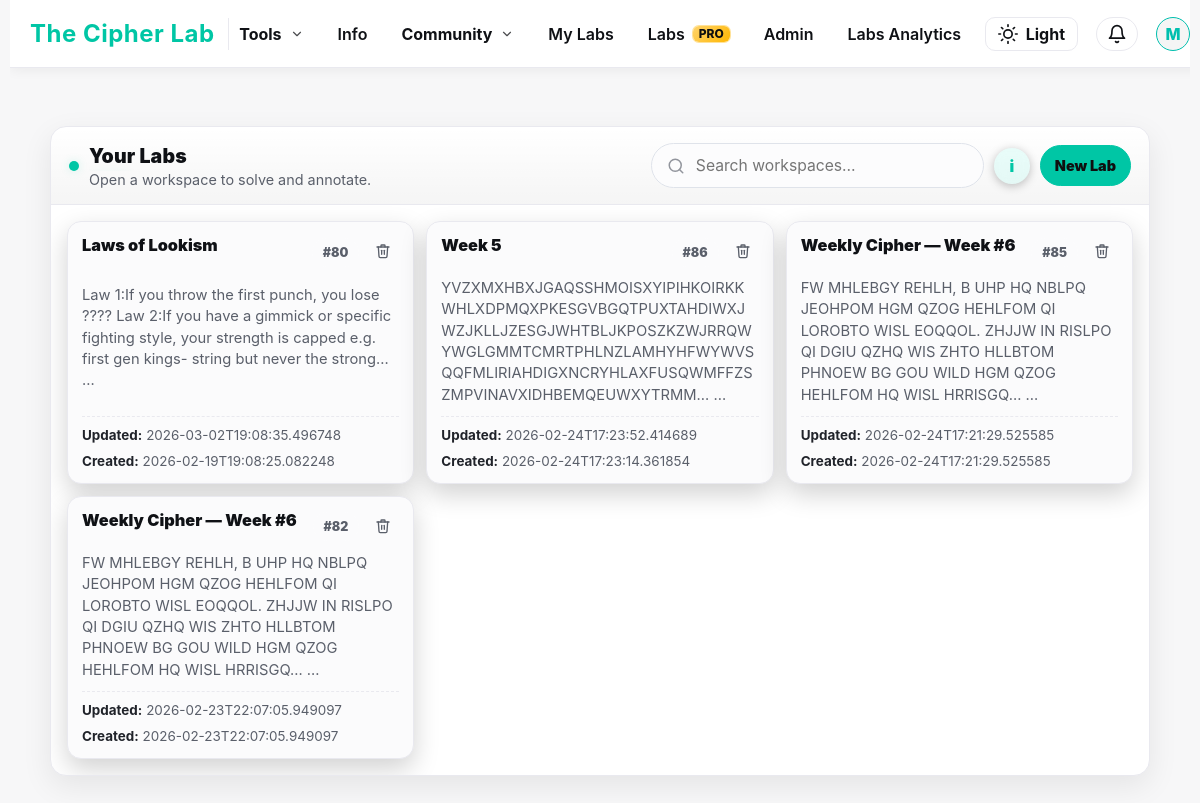
The app's page /workspaces (signed in), older data.
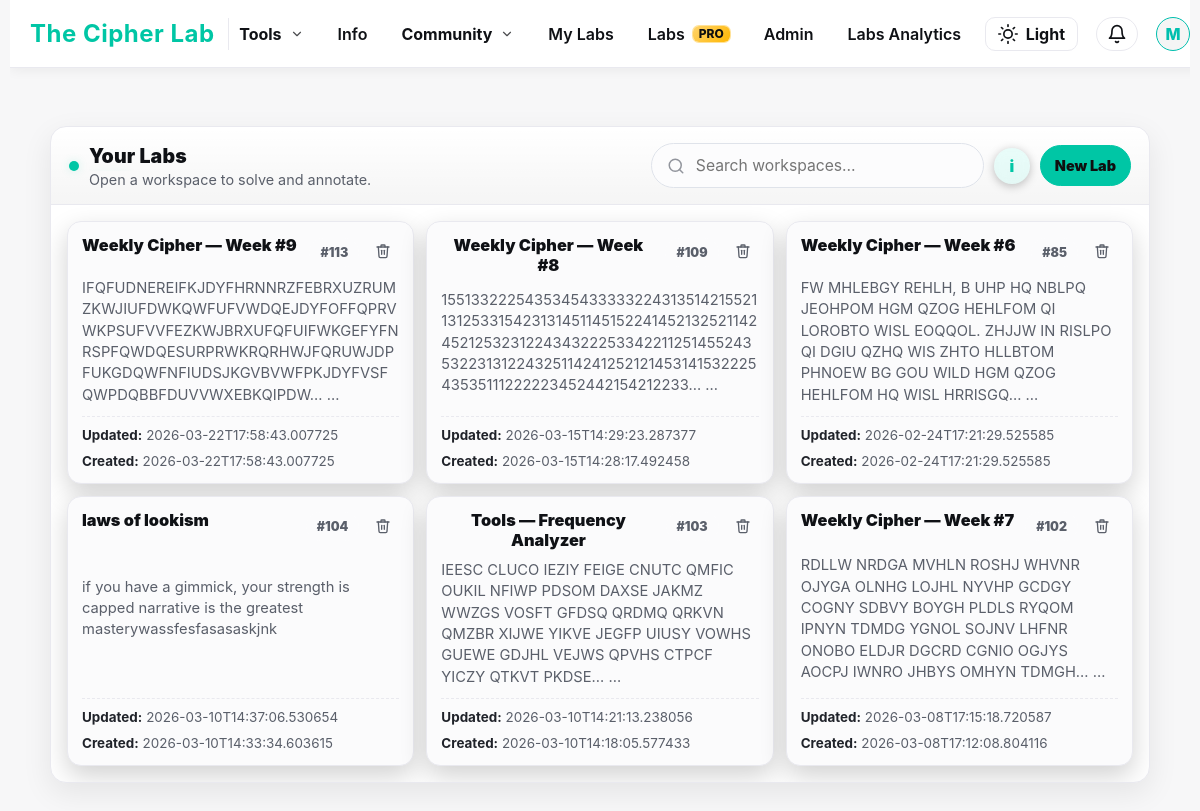
The same page, newer data.
### tables this page shows
CREATE TABLE users (
    id INTEGER PRIMARY KEY AUTOINCREMENT,
    username TEXT UNIQUE NOT NULL,
    email TEXT UNIQUE NOT NULL,
    password_hash TEXT NOT NULL,
    is_admin INTEGER NOT NULL DEFAULT 0,
    created_at TEXT NOT NULL,
    banned INTEGER DEFAULT 0
, has_posted INTEGER NOT NULL DEFAULT 0, labs_info_seen INTEGER NOT NULL DEFAULT 0, is_pro INTEGER DEFAULT 0, stripe_customer_id TEXT, pro_since TEXT, stripe_subscription_id TEXT, pro_until TEXT, pro_current_period_end TEXT, pro_cancel_at_period_end INTEGER NOT NULL DEFAULT 0, labs_tour_seen INTEGER NOT NULL DEFAULT 0, google_sub TEXT, avatar_url TEXT, auth_provider TEXT NOT NULL DEFAULT 'local', needs_password INTEGER NOT NULL DEFAULT 0, needs_username INTEGER NOT NULL DEFAULT 0);

CREATE TABLE workspaces (
  id INTEGER PRIMARY KEY AUTOINCREMENT,
  owner_id INTEGER NOT NULL,
  title TEXT NOT NULL DEFAULT 'Untitled Workspace',
  cipher_text TEXT NOT NULL DEFAULT '',
  notes TEXT NOT NULL DEFAULT '',
  cipher_image_filename TEXT,
  created_at TEXT NOT NULL DEFAULT CURRENT_TIMESTAMP,
  updated_at TEXT NOT NULL DEFAULT CURRENT_TIMESTAMP, order_index INTEGER NOT NULL DEFAULT 0, share_token TEXT, is_shared INTEGER NOT NULL DEFAULT 0, last_edited_by INTEGER,
  FOREIGN KEY(owner_id) REFERENCES users(id)
);

### app.py (the view, shortened to what this page needs)
@app.route("/workspaces", methods=["GET"], endpoint="workspace_list")
def workspace_list():
    user = current_user()
    conn = get_db()
    fresh_user = conn.execute(
        "SELECT * FROM users WHERE id=? LIMIT 1",
        (user["id"],)
    ).fetchone()
    viewer_is_pro = is_pro(fresh_user) if fresh_user else is_pro(user)
    rows = conn.execute("""
        SELECT
            w.id, w.title, w.cipher_text, w.notes, w.cipher_image_filename,
            w.created_at, w.updated_at,
            CASE WHEN w.owner_id=? THEN 1 ELSE 0 END AS is_owner
        FROM workspaces w
        WHERE w.owner_id=?
           OR EXISTS (
             SELECT 1 FROM workspace_collaborators wc
             WHERE wc.workspace_id=w.id AND wc.user_id=?
           )
        ORDER BY is_owner DESC, w.order_index ASC, datetime(w.updated_at) DESC
    """, (user["id"], user["id"], user["id"])).fetchall()
    conn.close()
    return render_template(
        "workspace_list.html",
        user=user,
        workspaces=[dict(r) for r in rows],
        viewer_is_pro=viewer_is_pro,
        free_max_labs=FREE_MAX_LABS,
    )

### templates/workspace_list.html (shortened to what this page needs)
<!DOCTYPE html>
<html lang="en" data-theme="dark">
<head>
  <link rel="stylesheet" href="{{ url_for('static', filename='style.css') }}">
</head>
<body>
  {% include 'base_nav.html' %}
  <main class="wl-shell">
    <section class="wl-card" aria-label="Workspaces list">
      <header class="wl-top">
        <div class="wl-titlewrap">
          <span class="wl-dot" aria-hidden="true"></span>
          <div style="min-width:0;">
            <h1 class="wl-title">Your Labs</h1>
            <div class="wl-sub">Open a workspace to solve and annotate.</div>
          </div>
        </div>
        <div class="wl-actions">
          <div class="search">
            <input id="ws-search" type="text" placeholder="Search workspaces…" autocomplete="off" />
          </div>
          <button
            class="info-btn {% if user and (not user.get('labs_info_seen')) %}pulse{% endif %}"
            id="info-open"
            type="button"
            aria-label="About Labs"
            data-user="{{ 1 if user else 0 }}"
            data-seen="{{ 1 if (user and user.get('labs_info_seen')) else 0 }}"
          >i</button>
          {% if user %}
            <a class="btn" href="{{ url_for('workspace_new') }}" id="new-lab-btn">New Lab</a>
          {% else %}
            <a class="btn" href="{{ url_for('login', next=request.path) }}">Log in to create a Lab</a>
          {% endif %}
        </div>
      </header>
      <div class="wl-body">
        {% if not user %}
          <div class="empty">
            <b>Labs are private.</b><br><br>
            Click the <b>i</b> button above to learn what Labs are.<br>
             <a class="personal" href="{{ url_for('login', next=request.path) }}">Log in</a> to create and manage your Labs.<br><br>
          </div>
        {% else %}
          {% if workspaces|length == 0 %}
            <div class="empty">
              No Lab yet.<br><br>
              <a class="btn" href="{{ url_for('workspace_new') }}" id="create-first-lab">Create your first Lab</a>
            </div>
          {% else %}
            <div class="grid" id="ws-grid">
              {% set ns = namespace(owned_seen=0) %}
              {% for w in workspaces %}
                {% set is_owner = (w.is_owner == 1) %}
                {% if is_owner %}{% set ns.owned_seen = ns.owned_seen + 1 %}{% endif %}
                {% set is_locked = (not viewer_is_pro) and is_owner and (ns.owned_seen > (free_max_labs or 3)) %}
                {% if is_locked %}
                  <div
                    class="ws-card locked"
                    draggable="false"
                    data-id="{{ w.id }}"
                    data-locked="1"
                    data-title="{{ (w.title or 'Untitled Workspace')|lower }}"
                    data-snippet="{{ ((w.cipher_text or w.notes or '')[:160])|lower }}"
                    title="Locked — upgrade to Labs Pro to unlock"
                    aria-disabled="true"
                  >
                {% else %}
                  <a
                    class="ws-card"
                    draggable="true"
                    data-id="{{ w.id }}"
                    href="{{ url_for('workspace_view', ws_id=w.id) }}"
                    data-title="{{ (w.title or 'Untitled Workspace')|lower }}"
                    data-snippet="{{ ((w.cipher_text or w.notes or '')[:160])|lower }}"
                  >
                {% endif %}
                  <div class="ws-head">
                    <h2 class="ws-name">{{ w.title or "Untitled Workspace" }}</h2>
                    <div style="display:flex;gap:8px;align-items:center;">
                      <span class="ws-chip">#{{ w.id }}</span>
                      <button
                        class="ws-delete"
                        data-id="{{ w.id }}"
                        type="button"
                        title="Delete workspace"
                        aria-label="Delete workspace"
                      >
                      </button>
                    </div>
                  </div>
                  <p class="ws-snippet">
                    {% set preview = (w.cipher_text or w.notes or "") %}
                    {{ preview | striptags | truncate(180, True, "…") }}
{% if preview|length > 180 %}…{% endif %}
                  </p>
                  <div class="ws-meta">
                    <div><b>Updated:</b> {{ w.updated_at or "—" }}</div>
                    <div><b>Created:</b> {{ w.created_at or "—" }}</div>
                  </div>
                {% if is_locked %}
                  </div>
                {% else %}
                  </a>
                {% endif %}
              {% endfor %}
            </div>
          {% endif %}
        {% endif %}
      </div>
    </section>
  </main>
</body>
</html>

### templates/base_nav.html (shortened to what this page needs)
<nav class="navbar">
  {% set setup_needed = setup_needed_global|default(false) %}
  <div class="nav-left">
    <a href="{{ url_for('index') }}" class="nav-logo">The Cipher Lab</a>
  </div>
  <ul class="nav-items" id="nav-menu">
    <li class="nav-dd" data-dd="tools">
      <button class="nav-dd-trigger" type="button" aria-expanded="false">
        Tools
        <span class="nav-dd-caret" aria-hidden="true">
          <svg viewBox="0 0 24 24" fill="none" stroke="currentColor" stroke-width="2"
               stroke-linecap="round" stroke-linejoin="round">
            <polyline points="6 9 12 15 18 9"></polyline>
          </svg>
        </span>
      </button>
    </li>
    <li class="d-only"><a class="nav-link" href="{{ url_for('info_page') }}">Info</a></li>
    <li class="nav-dd" data-dd="community">
      <button class="nav-dd-trigger" type="button" aria-expanded="false">
        Community
        <span class="nav-dd-caret" aria-hidden="true">
          <svg viewBox="0 0 24 24" fill="none" stroke="currentColor" stroke-width="2"
               stroke-linecap="round" stroke-linejoin="round">
            <polyline points="6 9 12 15 18 9"></polyline>
          </svg>
        </span>
      </button>
    </li>
    <li class="d-only"><a class="nav-link" href="{{ url_for('workspace_list') }}">My Labs</a></li>
    <li class="d-only">
      <a class="nav-link" href="{{ url_for('labs_pro_page') }}">
        Labs <span class="pro-badge">PRO</span>
      </a>
    </li>
    {% if user and user.is_admin %}
      <li class="d-only"><a class="nav-link" href="{{ url_for('admin_dashboard') }}">Admin</a></li>
      <li class="d-only"><a class="nav-link" href="{{ url_for('admin_labs_analytics') }}">Labs Analytics</a></li>
    {% endif %}
  </ul>
  <div class="nav-right">
    <button id="theme-toggle" aria-label="Toggle theme" title="Toggle theme">
      <svg id="theme-icon" xmlns="http://www.w3.org/2000/svg" width="20" height="20"
           viewBox="0 0 24 24" fill="none" stroke="currentColor"
           stroke-width="2" stroke-linecap="round" stroke-linejoin="round"></svg>
      <span id="theme-toggle-text">Dark</span>
    </button>
    {% if user %}
      <div class="notif-wrapper">
        <button id="notif-btn" class="notif-btn" aria-label="Notifications" title="Notifications">
          <svg id="notif-icon" xmlns="http://www.w3.org/2000/svg" width="20" height="20"
               viewBox="0 0 24 24" fill="none" stroke="currentColor"
               stroke-width="2" stroke-linecap="round" stroke-linejoin="round">
            <path d="M18 8a6 6 0 0 0-12 0c0 7-3 9-3 9h18s-3-2-3-9"></path>
            <path d="M13.73 21a2 2 0 0 1-3.46 0"></path>
          </svg>
        </button>
      </div>
      <div class="profile-dropdown" id="profile-dd">
        <button class="profile-btn" id="profile-btn" aria-label="Profile menu" aria-expanded="false">
          <div class="avatar{% if setup_needed %} setup-pulse{% endif %}">{{ user['username'][0].upper() }}</div>
        </button>
      </div>
    {% endif %}
  </div>
</nav>

Row changes from the older to the newer data that the page shows:
removed workspaces: title "Laws of Lookism", id "80", notes "Law 1:If you throw the first punch, you lose ???? Law 2:If you have a gimmick or specific fighting style, your strength is capped e.g. first gen kings- string but never the strong…", updated_at "2026-03-02T19:08:35.496748", created_at "2026-02-19T19:08:25.082248"
removed workspaces: title "Week 5", id "86", cipher_text "YVZXMXHBXJGAQSSHMOISXYIPIHKOIRKKWHLXDPMQXPKESGVBGQTPUXTAHDIWXJWZJKLLJZESGJWHTBLJKPOSZKZWJRRQWYWGLGMMTCMRTPHLNZLAMHYHFWYWVSQQFMLIRIAHDIGXNCRYHLAXFUSQWMFFZSZMPVINAVXIDHBEMQEUWXYTRMM…", updated_at "2026-02-24T17:23:52.414689", created_at "2026-02-24T17:23:14.361854"
removed workspaces: title "Weekly Cipher — Week #6", id "82", cipher_text "FW MHLEBGY REHLH, B UHP HQ NBLPQ JEOHPOM HGM QZOG HEHLFOM QI LOROBTO WISL EOQQOL. ZHJJW IN RISLPO QI DGIU QZHQ WIS ZHTO HLLBTOM PHNOEW BG GOU WILD HGM QZOG HEHLFOM HQ WISL HRRISGQ…", updated_at "2026-02-23T22:07:05.949097", created_at "2026-02-23T22:07:05.949097"
added workspaces: title "Weekly Cipher — Week #9", id "113", cipher_text "IFQFUDNEREIFKJDYFHRNNRZFEBRXUZRUMZKWJIUFDWKQWFUFVWDQEJDYFOFFQPRVWKPSUFVVFEZKWJBRXUFQFUIFWKGEFYFNRSPFQWDQESURPRWKRQRHWJFQRUWJDPFUKGDQWFNFIUDSJKGVBVWFPKJDYFVSFQWPDQBBFDUVVWXEBKQIPDW…", updated_at "2026-03-22T17:58:43.007725", created_at "2026-03-22T17:58:43.007725"
added workspaces: title "Weekly Cipher — Week #8", id "109", cipher_text "15513322254353454333332243135142155211312533154231314511451522414521325211424521253231224343222533422112514552435322313122432511424125212145314153222543535111222223452442154212233…", updated_at "2026-03-15T14:29:23.287377", created_at "2026-03-15T14:28:17.492458"
added workspaces: title "laws of lookism", id "104", notes "if you have a gimmick, your strength is capped narrative is the greatest masterywassfesfasasaskjnk", updated_at "2026-03-10T14:37:06.530654", created_at "2026-03-10T14:33:34.603615"
added workspaces: title "Tools — Frequency Analyzer", id "103", cipher_text "IEESC CLUCO IEZIY FEIGE CNUTC QMFIC OUKIL NFIWP PDSOM DAXSE JAKMZ WWZGS VOSFT GFDSQ QRDMQ QRKVN QMZBR XIJWE YIKVE JEGFP UIUSY VOWHS GUEWE GDJHL VEJWS QPVHS CTPCF YICZY QTKVT PKDSE…", updated_at "2026-03-10T14:21:13.238056", created_at "2026-03-10T14:18:05.577433"
added workspaces: title "Weekly Cipher — Week #7", id "102", cipher_text "RDLLW NRDGA MVHLN ROSHJ WHVNR OJYGA OLNHG LOJHL NYVHP GCDGY COGNY SDBVY BOYGH PLDLS RYQOM IPNYN TDMDG YGNOL SOJNV LHFNR ONOBO ELDJR DGCRD CGNIO OGJYS AOCPJ IWNRO JHBYS OMHYN TDMGH…", updated_at "2026-03-08T17:15:18.720587", created_at "2026-03-08T17:12:08.804116"
